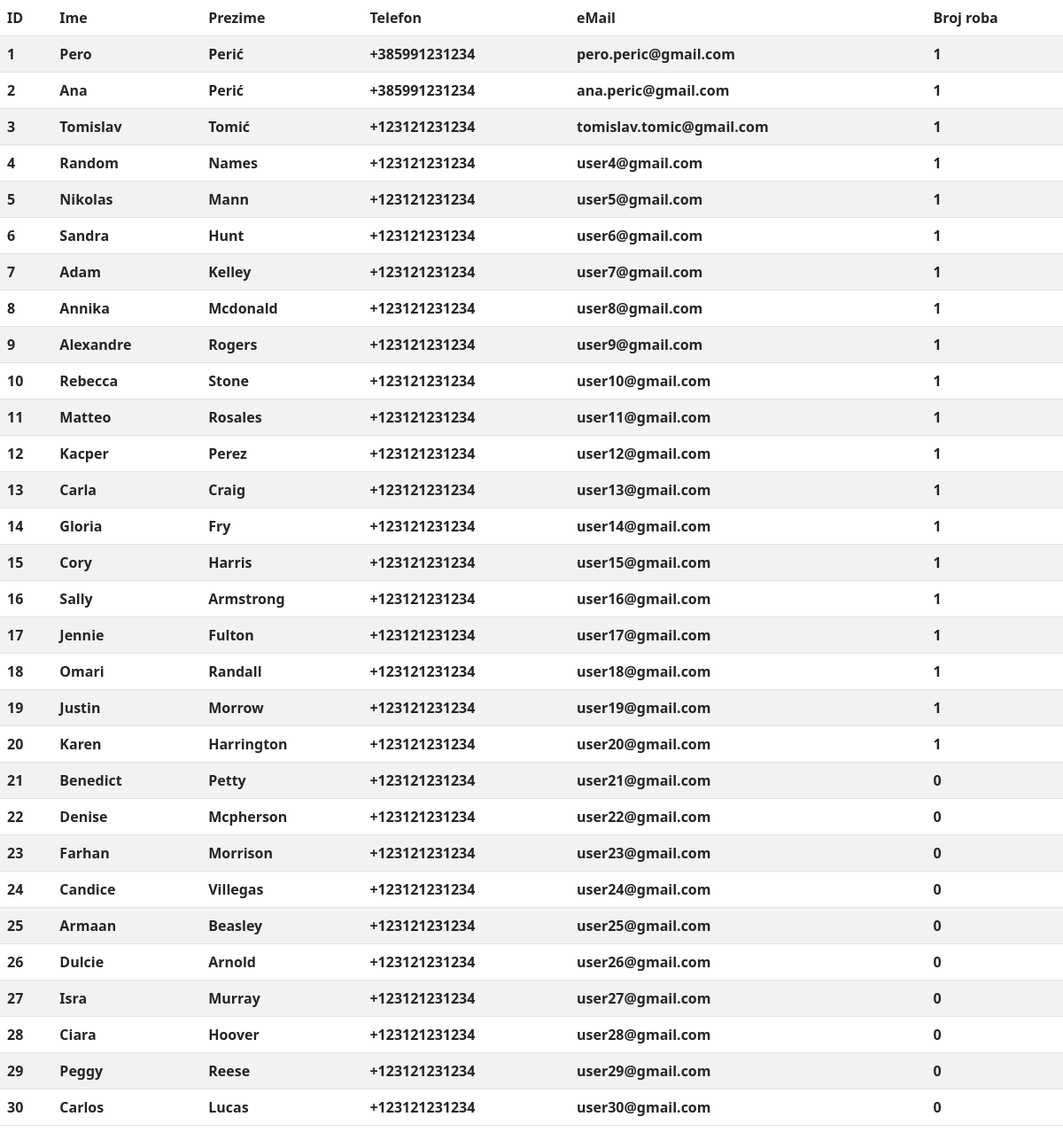
The app's page /evidencije/zakupci.php with its own data.
### tables this page shows
CREATE TABLE `zakupac` (
  `ID` int(11) NOT NULL PRIMARY KEY AUTO_INCREMENT,
  `Ime` char(35) NOT NULL,
  `Prezime` varchar(35) NOT NULL,
  `Telefon` varchar(20) NOT NULL,
  `Mail` varchar(255) NOT NULL
);

### evidencije/zakupci.php (the view, shortened to what this page needs)
<!DOCTYPE html>
<html lang="en">
<head>
    <link rel="stylesheet" href="/skladiste/bootstrap/css/bootstrap.css">
</head>
<body>
    <?php include($_SERVER['DOCUMENT_ROOT'].'/skladiste/server/config.php'); ?>
    <table class="table table-striped" style="vertical-align: baseline;">
        <thead>
            <tr>
                <th scope="col">ID</th>
                <th scope="col">Ime</th>
                <th scope="col">Prezime</th>
                <th scope="col">Telefon</th>
                <th scope="col">eMail</th>
                <th scope="col">Broj roba</th>
            </tr>
        </thead>
        <tbody>
            <?php
                $query = $DB->query("SELECT zakupac.*, COUNT(roba.ID) AS 'Broj_roba' FROM `zakupac` LEFT JOIN roba ON zakupac.ID = roba.Zakupac_ID GROUP BY zakupac.ID;");
                while($row = $query->fetch_assoc()) {
                    print('<tr>');
                    print('<th scope="row">'.$row['ID'].'</th>');
                    print('<th scope="row">'.$row['Ime'].'</th>');
                    print('<th scope="row">'.$row['Prezime'].'</th>');
                    print('<th scope="row">'.$row['Telefon'].'</th>');
                    print('<th scope="row">'.$row['Mail'].'</th>');
                    print('<th scope="row">'.$row['Broj_roba'].'</th>');
                    print('</tr>');
                }
            ?>
        </tbody>
    </table>
</body>
</html>

### records on screen
zakupac: ID "1", Ime "Pero", Prezime "Perić", Telefon "+385991231234", Mail "pero.peric@gmail.com", Broj_roba "1"
zakupac: ID "2", Ime "Ana", Prezime "Perić", Telefon "+385991231234", Mail "ana.peric@gmail.com", Broj_roba "1"
zakupac: ID "3", Ime "Tomislav", Prezime "Tomić", Telefon "+123121231234", Mail "tomislav.tomic@gmail.com", Broj_roba "1"
zakupac: ID "4", Ime "Random", Prezime "Names", Telefon "+123121231234", Mail "user4@gmail.com", Broj_roba "1"
zakupac: ID "5", Ime "Nikolas", Prezime "Mann", Telefon "+123121231234", Mail "user5@gmail.com", Broj_roba "1"
zakupac: ID "6", Ime "Sandra", Prezime "Hunt", Telefon "+123121231234", Mail "user6@gmail.com", Broj_roba "1"
zakupac: ID "7", Ime "Adam", Prezime "Kelley", Telefon "+123121231234", Mail "user7@gmail.com", Broj_roba "1"
zakupac: ID "8", Ime "Annika", Prezime "Mcdonald", Telefon "+123121231234", Mail "user8@gmail.com", Broj_roba "1"
zakupac: ID "9", Ime "Alexandre", Prezime "Rogers", Telefon "+123121231234", Mail "user9@gmail.com", Broj_roba "1"
zakupac: ID "10", Ime "Rebecca", Prezime "Stone", Telefon "+123121231234", Mail "user10@gmail.com", Broj_roba "1"
zakupac: ID "11", Ime "Matteo", Prezime "Rosales", Telefon "+123121231234", Mail "user11@gmail.com", Broj_roba "1"
zakupac: ID "12", Ime "Kacper", Prezime "Perez", Telefon "+123121231234", Mail "user12@gmail.com", Broj_roba "1"
zakupac: ID "13", Ime "Carla", Prezime "Craig", Telefon "+123121231234", Mail "user13@gmail.com", Broj_roba "1"
zakupac: ID "14", Ime "Gloria", Prezime "Fry", Telefon "+123121231234", Mail "user14@gmail.com", Broj_roba "1"
zakupac: ID "15", Ime "Cory", Prezime "Harris", Telefon "+123121231234", Mail "user15@gmail.com", Broj_roba "1"
zakupac: ID "16", Ime "Sally", Prezime "Armstrong", Telefon "+123121231234", Mail "user16@gmail.com", Broj_roba "1"
zakupac: ID "17", Ime "Jennie", Prezime "Fulton", Telefon "+123121231234", Mail "user17@gmail.com", Broj_roba "1"
zakupac: ID "18", Ime "Omari", Prezime "Randall", Telefon "+123121231234", Mail "user18@gmail.com", Broj_roba "1"
zakupac: ID "19", Ime "Justin", Prezime "Morrow", Telefon "+123121231234", Mail "user19@gmail.com", Broj_roba "1"
zakupac: ID "20", Ime "Karen", Prezime "Harrington", Telefon "+123121231234", Mail "user20@gmail.com", Broj_roba "1"
zakupac: ID "21", Ime "Benedict", Prezime "Petty", Telefon "+123121231234", Mail "user21@gmail.com", Broj_roba "0"
zakupac: ID "22", Ime "Denise", Prezime "Mcpherson", Telefon "+123121231234", Mail "user22@gmail.com", Broj_roba "0"
zakupac: ID "23", Ime "Farhan", Prezime "Morrison", Telefon "+123121231234", Mail "user23@gmail.com", Broj_roba "0"
zakupac: ID "24", Ime "Candice", Prezime "Villegas", Telefon "+123121231234", Mail "user24@gmail.com", Broj_roba "0"
zakupac: ID "25", Ime "Armaan", Prezime "Beasley", Telefon "+123121231234", Mail "user25@gmail.com", Broj_roba "0"
zakupac: ID "26", Ime "Dulcie", Prezime "Arnold", Telefon "+123121231234", Mail "user26@gmail.com", Broj_roba "0"
zakupac: ID "27", Ime "Isra", Prezime "Murray", Telefon "+123121231234", Mail "user27@gmail.com", Broj_roba "0"
zakupac: ID "28", Ime "Ciara", Prezime "Hoover", Telefon "+123121231234", Mail "user28@gmail.com", Broj_roba "0"
zakupac: ID "29", Ime "Peggy", Prezime "Reese", Telefon "+123121231234", Mail "user29@gmail.com", Broj_roba "0"
zakupac: ID "30", Ime "Carlos", Prezime "Lucas", Telefon "+123121231234", Mail "user30@gmail.com", Broj_roba "0"
